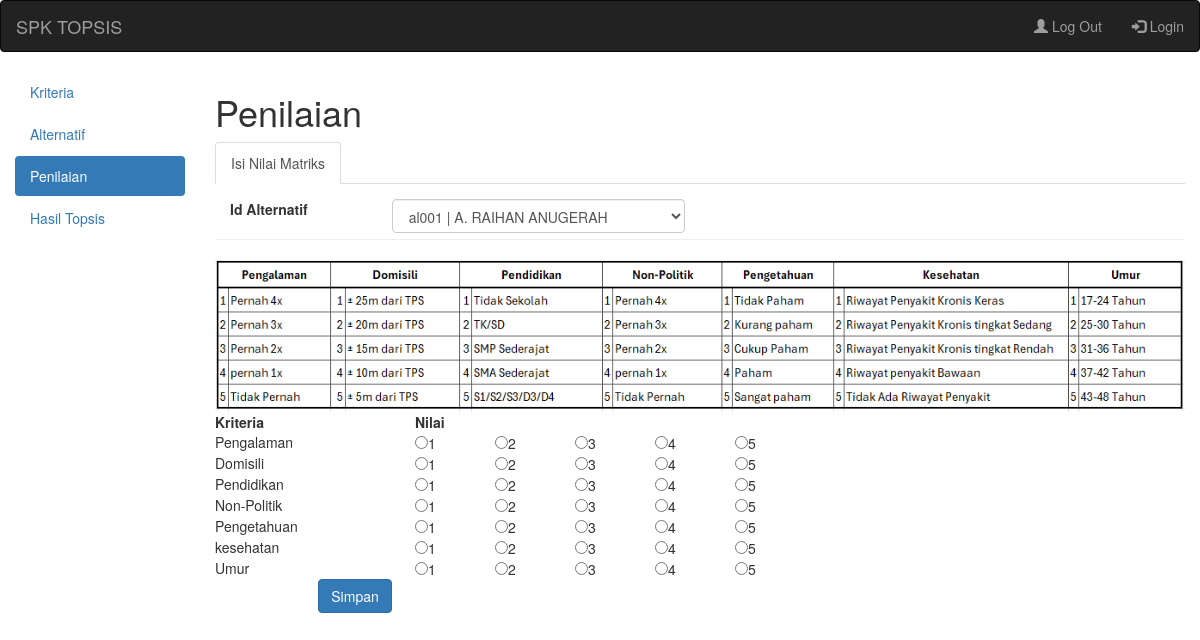
The page /?a=nilaimatrik on the database its author committed.
### tables this page shows
CREATE TABLE `kriteria` (
  `id_kriteria` varchar(5) NOT NULL,
  `nama_kriteria` varchar(45) NOT NULL,
  `bobot` double NOT NULL,
  `poin1` double NOT NULL,
  `poin2` double NOT NULL,
  `poin3` double NOT NULL,
  `poin4` double NOT NULL,
  `poin5` double NOT NULL,
  `sifat` varchar(15) NOT NULL
);

### nilaimatrik.php (the view, shortened to what this page needs)
<!DOCTYPE html>
<html>
<head>
</head>
<body>
  <h1>Penilaian</h1>
  <ul class="nav nav-tabs">
    <li class="active"><a href="index.php?a=kriteria&k=kriteria">Isi Nilai Matriks</a></li>
  </ul>
  <form method="POST" action="">
    <div class="form-group">
      <label class="control-label col-lg-2">Id Alternatif</label>
      <div class="col-lg-4">
        <select name="id_alt" class="form-control">
          <?php
          include("konfig/koneksi.php");
          $s = mysqli_query($k21, "select * from alternatif");
          while ($d = mysqli_fetch_assoc($s)) {
          ?>
            <option value="<?php echo $d['id_alternatif'] ?>"><?php echo $d['id_alternatif'] . " | " . $d['nm_alternatif'] ?></option>
          <?php } ?>
        </select>
      </div>
    </div>
    <br />
    <hr />
    <div class="form-group">
      <?php
      $i = 1;
      $alt = mysqli_query($k21, "select * from kriteria");
      ?>
      <table align="left">
        <tr>
          <th>Kriteria</th>
          <th>Nilai</th>
        </tr>
        <?php
        while ($dalt = mysqli_fetch_assoc($alt)) {
        ?>
          <tr >
            <td width="200" ><?php echo $dalt['nama_kriteria']; ?></td>
			<td width="80">
              <input type="radio" name="nilai<?php echo $i; ?>" value="<?php echo $dalt['poin1']; ?>" /><?php echo $dalt['poin1']; ?>
			</td>
			<td width="80">
              <input type="radio" name="nilai<?php echo $i; ?>" value="<?php echo $dalt['poin2']; ?>" /><?php echo $dalt['poin2']; ?>
			</td>
			<td width="80">
              <input type="radio" name="nilai<?php echo $i; ?>" value="<?php echo $dalt['poin3']; ?>" /><?php echo $dalt['poin3']; ?>
			</td>
			<td width="80">
              <input type="radio" name="nilai<?php echo $i; ?>" value="<?php echo $dalt['poin4']; ?>" /><?php echo $dalt['poin4']; ?>
			</td>
			<td width="80">
              <input type="radio" name="nilai<?php echo $i; ?>" value="<?php echo $dalt['poin5']; ?>" /><?php echo $dalt['poin5']; ?>
            </td>
          </tr>
        <?php
          $i++;
        }
        ?>
        <tr>
          <td colspan="2" align="center">
            <input type="submit" name="simpan" value="Simpan" class="btn btn-primary">
          </td>
        </tr>
		<div class="box-footer">
    <div style="text-align: center;">
      <img src="penilaian.png" alt="penilaian" style="max-width: 100%; height: auto;">
    </div>
  </div>
  </form>
</body>
</html>

### index.php (shortened to what this page needs)
<!DOCTYPE html>
<html lang="en">
<head>
  <link rel="stylesheet" href="css/bootstrap.min.css">
</head>
<body>
<nav class="navbar navbar-inverse">
  <div class="container-fluid">
    <div class="navbar-header">
      <a class="navbar-brand" href="#">SPK TOPSIS</a>
    </div>
    <ul class="nav navbar-nav navbar-right">
      <li><a href="logout.php"><span class="glyphicon glyphicon-user"></span> Log Out</a></li>
      <li><a href="login.php"><span class="glyphicon glyphicon-log-in"></span> Login</a></li>
    </ul>
  </div>
</nav>
 <?php
if(@$_GET['a']=='kriteria'){
	$active1='class="active"';
	$active2='';
	$active3='';
	$active4='';
}else if(@$_GET['a']=='alternatif'){
	$active1='';
	$active2='class="active"';
	$active3='';
	$active4='';
}else if(@$_GET['a']=='nilaimatrik'){
	$active1='';
	$active2='';
	$active3='class="active"';
	$active4='';
}else if(@$_GET['a']=='hasiltopsis'){
	$active1='';
	$active2='';
	$active3='';
	$active4='class="active"';
}else{
	$active1='';
	$active2='';
	$active3='';
	$active4='';
}
?>
<div class="col-sm-2">
<ul class="nav nav-pills nav-stacked">
  <li <?php echo $active1 ?>><a href="?a=kriteria&k=kriteria" >Kriteria</a></li>
  <li <?php echo $active2 ?>><a href="?a=alternatif&k=alternatif" >Alternatif</a></li>
  <li <?php echo $active3 ?>><a href="?a=nilaimatrik" >Penilaian</a></li>
  <li  <?php echo $active4 ?>><a href="?a=hasiltopsis&k=nilai_matriks">Hasil Topsis</a></li>
</ul>
</div>
  <div class="col-sm-10">
 <?php
 if(@$_GET['a']=='kriteria'){
	include ("kriteria.php");
 }else if(@$_GET['a']=='alternatif'){
	include ("alternatif.php");
 }else if(@$_GET['a']=='nilaimatrik'){
	include ("nilaimatrik.php");
 }else if(@$_GET['a']=='hasiltopsis'){
	include ("hasiltopsis.php");
 }
 ?>
</div>
</body>
</html>

### rows shown on the page
kriteria: nama_kriteria "Pengalaman", poin1 "1", poin2 "2", poin3 "3", poin4 "4", poin5 "5"
kriteria: nama_kriteria "Domisili", poin1 "1", poin2 "2", poin3 "3", poin4 "4", poin5 "5"
kriteria: nama_kriteria "Pendidikan", poin1 "1", poin2 "2", poin3 "3", poin4 "4", poin5 "5"
kriteria: nama_kriteria "Non-Politik", poin1 "1", poin2 "2", poin3 "3", poin4 "4", poin5 "5"
kriteria: nama_kriteria "Pengetahuan", poin1 "1", poin2 "2", poin3 "3", poin4 "4", poin5 "5"
kriteria: nama_kriteria "kesehatan", poin1 "1", poin2 "2", poin3 "3", poin4 "4", poin5 "5"
kriteria: nama_kriteria "Umur", poin1 "1", poin2 "2", poin3 "3", poin4 "4", poin5 "5"

### other values the page prints
form field id_alt "al001 | A. RAIHAN ANUGERAH"
